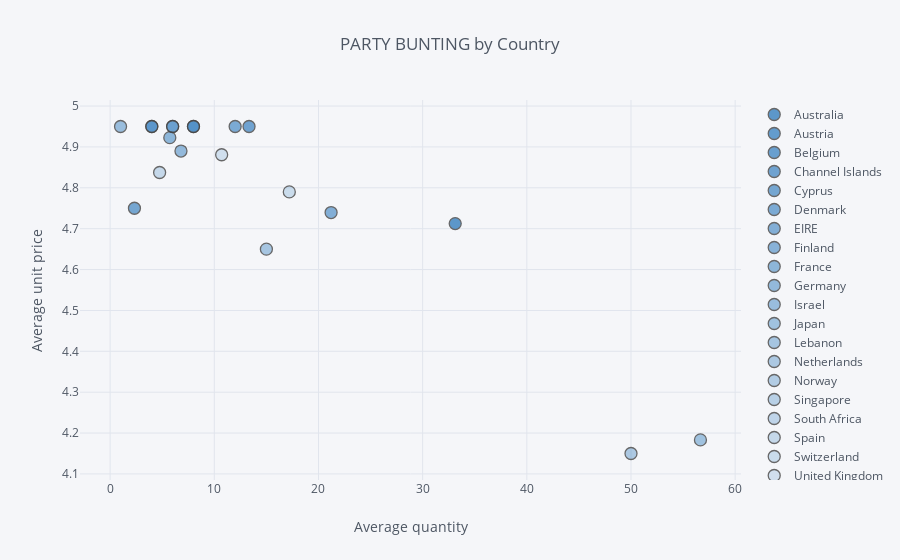

The notebook cell this image was saved under:
### Code cell
data.iplot(x='Quantity', y='UnitPrice', categories='Country', xTitle='Average quantity', 
           yTitle='Average unit price', color='blue',  title='PARTY BUNTING by Country')

### Figure 1 — Plotly figure (JSON) as saved in the notebook; plotly's stock layout.template omitted (floating-point values rounded to 4 significant figures)
{"data": [{"marker": {"color": "rgba(55, 128, 191, 1.0)", "line": {"width": 1.3}, "opacity": 0.8, "size": 12, "symbol": "circle"}, "mode": "markers", "name": "Australia", "textfont": {"color": "#4D5663"}, "type": "scatter", "uid": "392277df-055f-42f1-be3e-760822f27d19", "x": [33.12], "y": [4.713]}, {"marker": {"color": "rgba(55, 128, 191, 0.96)", "line": {"width": 1.3}, "opacity": 0.8, "size": 12, "symbol": "circle"}, "mode": "markers", "name": "Austria", "textfont": {"color": "#4D5663"}, "type": "scatter", "uid": "d8733381-362a-47cd-a208-abf51b02ac96", "x": [8], "y": [4.95]}, {"marker": {"color": "rgba(55, 128, 191, 0.9199999999999999)", "line": {"width": 1.3}, "opacity": 0.8, "size": 12, "symbol": "circle"}, "mode": "markers", "name": "Belgium", "textfont": {"color": "#4D5663"}, "type": "scatter", "uid": "eeb3e797-ce07-4588-b647-3b4cf6154152", "x": [4], "y": [4.95]}, {"marker": {"color": "rgba(55, 128, 191, 0.8799999999999999)", "line": {"width": 1.3}, "opacity": 0.8, "size": 12, "symbol": "circle"}, "mode": "markers", "name": "Channel Islands", "textfont": {"color": "#4D5663"}, "type": "scatter", "uid": "395b98a1-7b0f-483a-b071-4ffe645801f4", "x": [13.33], "y": [4.95]}, {"marker": {"color": "rgba(55, 128, 191, 0.8399999999999999)", "line": {"width": 1.3}, "opacity": 0.8, "size": 12, "symbol": "circle"}, "mode": "markers", "name": "Cyprus", "textfont": {"color": "#4D5663"}, "type": "scatter", "uid": "5d17bf07-1e6e-41ad-aced-beab6450be62", "x": [2.333], "y": [4.75]}, {"marker": {"color": "rgba(55, 128, 191, 0.8)", "line": {"width": 1.3}, "opacity": 0.8, "size": 12, "symbol": "circle"}, "mode": "markers", "name": "Denmark", "textfont": {"color": "#4D5663"}, "type": "scatter", "uid": "6fc1e57d-73a8-4228-a963-ed3d73e1c512", "x": [12], "y": [4.95]}, {"marker": {"color": "rgba(55, 128, 191, 0.76)", "line": {"width": 1.3}, "opacity": 0.8, "size": 12, "symbol": "circle"}, "mode": "markers", "name": "EIRE", "textfont": {"color": "#4D5663"}, "type": "scatter", "uid": "6f0dee6c-eceb-4359-9471-691a83a83f28", "x": [21.21], "y": [4.739]}, {"marker": {"color": "rgba(55, 128, 191, 0.72)", "line": {"width": 1.3}, "opacity": 0.8, "size": 12, "symbol": "circle"}, "mode": "markers", "name": "Finland", "textfont": {"color": "#4D5663"}, "type": "scatter", "uid": "63963872-400c-4357-87f9-b037aa8fa382", "x": [6], "y": [4.95]}, {"marker": {"color": "rgba(55, 128, 191, 0.6799999999999999)", "line": {"width": 1.3}, "opacity": 0.8, "size": 12, "symbol": "circle"}, "mode": "markers", "name": "France", "textfont": {"color": "#4D5663"}, "type": "scatter", "uid": "1ac38192-be72-4cfb-afed-c92a7a39558e", "x": [5.727], "y": [4.923]}, {"marker": {"color": "rgba(55, 128, 191, 0.6399999999999999)", "line": {"width": 1.3}, "opacity": 0.8, "size": 12, "symbol": "circle"}, "mode": "markers", "name": "Germany", "textfont": {"color": "#4D5663"}, "type": "scatter", "uid": "41d6ff54-364b-41df-8f5b-211b5ab2fea2", "x": [6.8], "y": [4.89]}, {"marker": {"color": "rgba(55, 128, 191, 0.5999999999999999)", "line": {"width": 1.3}, "opacity": 0.8, "size": 12, "symbol": "circle"}, "mode": "markers", "name": "Israel", "textfont": {"color": "#4D5663"}, "type": "scatter", "uid": "a4d7d0ae-ecb4-4ebc-8974-204a6fbe2433", "x": [1], "y": [4.95]}, {"marker": {"color": "rgba(55, 128, 191, 0.5599999999999998)", "line": {"width": 1.3}, "opacity": 0.8, "size": 12, "symbol": "circle"}, "mode": "markers", "name": "Japan", "textfont": {"color": "#4D5663"}, "type": "scatter", "uid": "02d77427-2cda-49e1-8bf9-69528de1bb0c", "x": [56.67], "y": [4.183]}, {"marker": {"color": "rgba(55, 128, 191, 0.5199999999999998)", "line": {"width": 1.3}, "opacity": 0.8, "size": 12, "symbol": "circle"}, "mode": "markers", "name": "Lebanon", "textfont": {"color": "#4D5663"}, "type": "scatter", "uid": "509a05f0-fe38-4971-b7d4-33cbce2973ac", "x": [15], "y": [4.65]}, {"marker": {"color": "rgba(55, 128, 191, 0.4799999999999998)", "line": {"width": 1.3}, "opacity": 0.8, "size": 12, "symbol": "circle"}, "mode": "markers", "name": "Netherlands", "textfont": {"color": "#4D5663"}, "type": "scatter", "uid": "5f6db88b-70eb-4fc1-ae48-f87e0577b8e2", "x": [50], "y": [4.15]}, {"marker": {"color": "rgba(55, 128, 191, 0.44)", "line": {"width": 1.3}, "opacity": 0.8, "size": 12, "symbol": "circle"}, "mode": "markers", "name": "Norway", "textfont": {"color": "#4D5663"}, "type": "scatter", "uid": "40ceb666-0780-4b92-9674-6b0d515d8e2d", "x": [6], "y": [4.95]}, {"marker": {"color": "rgba(55, 128, 191, 0.39999999999999997)", "line": {"width": 1.3}, "opacity": 0.8, "size": 12, "symbol": "circle"}, "mode": "markers", "name": "Singapore", "textfont": {"color": "#4D5663"}, "type": "scatter", "uid": "cb808a92-52c2-4d1e-a1ca-0c25d6cdcb3a", "x": [8], "y": [4.95]}, {"marker": {"color": "rgba(55, 128, 191, 0.35999999999999993)", "line": {"width": 1.3}, "opacity": 0.8, "size": 12, "symbol": "circle"}, "mode": "markers", "name": "South Africa", "textfont": {"color": "#4D5663"}, "type": "scatter", "uid": "c762efec-56f9-4e83-8cbc-a35703bbe9af", "x": [4], "y": [4.95]}, {"marker": {"color": "rgba(55, 128, 191, 0.3199999999999999)", "line": {"width": 1.3}, "opacity": 0.8, "size": 12, "symbol": "circle"}, "mode": "markers", "name": "Spain", "textfont": {"color": "#4D5663"}, "type": "scatter", "uid": "97bf7639-a25e-427d-9eeb-86ec3825d741", "x": [4.75], "y": [4.838]}, {"marker": {"color": "rgba(55, 128, 191, 0.27999999999999986)", "line": {"width": 1.3}, "opacity": 0.8, "size": 12, "symbol": "circle"}, "mode": "markers", "name": "Switzerland", "textfont": {"color": "#4D5663"}, "type": "scatter", "uid": "c3dbfdf7-b6f6-421f-8f65-8bc6feee6ffd", "x": [17.2], "y": [4.79]}, {"marker": {"color": "rgba(55, 128, 191, 0.23999999999999982)", "line": {"width": 1.3}, "opacity": 0.8, "size": 12, "symbol": "circle"}, "mode": "markers", "name": "United Kingdom", "textfont": {"color": "#4D5663"}, "type": "scatter", "uid": "2702de4d-a186-44ec-a819-f435008c2c37", "x": [10.71], "y": [4.881]}], "layout": {"legend": {"bgcolor": "#F5F6F9", "font": {"color": "#4D5663"}}, "paper_bgcolor": "#F5F6F9", "plot_bgcolor": "#F5F6F9", "title": {"font": {"color": "#4D5663"}, "text": "PARTY BUNTING by Country"}, "xaxis": {"gridcolor": "#E1E5ED", "showgrid": true, "tickfont": {"color": "#4D5663"}, "title": {"font": {"color": "#4D5663"}, "text": "Average quantity"}, "zerolinecolor": "#E1E5ED"}, "yaxis": {"gridcolor": "#E1E5ED", "showgrid": true, "tickfont": {"color": "#4D5663"}, "title": {"font": {"color": "#4D5663"}, "text": "Average unit price"}, "zerolinecolor": "#E1E5ED"}}}
